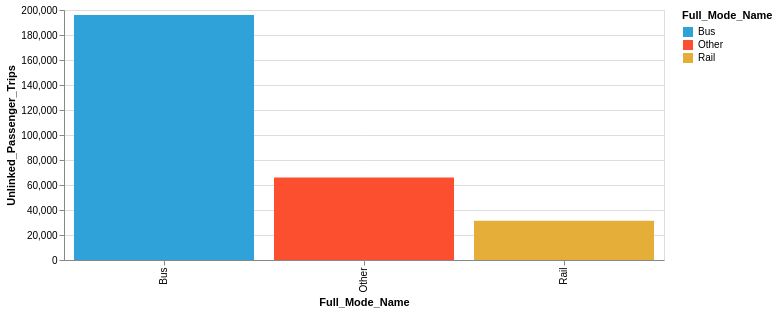

The notebook cell this image was saved under:
### Code cell
chart_three = bar_chart(second, 'Full_Mode_Name', 'Unlinked_Passenger_Trips')
chart_three

### Figure 1 — Vega-Lite specification as saved in the notebook (floating-point values rounded to 4 significant figures)
{"config": {"view": {"continuousWidth": 400, "continuousHeight": 300}}, "data": {"name": "data-434108caea09dd6174b5e2af58f37365"}, "mark": "bar", "encoding": {"color": {"type": "nominal", "field": "Full_Mode_Name", "scale": {"range": ["#30a2da", "#fc4f30", "#e5ae38", "#6d904f", "#8b8b8b", "#b96db8", "#ff9e27", "#56cc60", "#52d2ca", "#52689e", "#545454", "#9fe4f8"]}}, "tooltip": [{"type": "nominal", "field": "Full_Mode_Name"}, {"type": "quantitative", "field": "Unlinked_Passenger_Trips"}], "x": {"type": "nominal", "field": "Full_Mode_Name", "title": "Full_Mode_Name"}, "y": {"type": "quantitative", "field": "Unlinked_Passenger_Trips", "title": "Unlinked_Passenger_Trips"}}, "height": 250, "selection": {"selector003": {"type": "interval", "bind": "scales", "encodings": ["x", "y"]}}, "width": 600, "$schema": "https://vega.github.io/schema/vega-lite/v4.8.1.json", "datasets": {"data-434108caea09dd6174b5e2af58f37365": [{"Full_Mode_Name": "Bus", "Unlinked_Passenger_Trips": 196100.0, "Total_Operating_Expenses": 1672000.0}, {"Full_Mode_Name": "Other", "Unlinked_Passenger_Trips": 66000.0, "Total_Operating_Expenses": 513200.0}, {"Full_Mode_Name": "Rail", "Unlinked_Passenger_Trips": 31420.0, "Total_Operating_Expenses": 721900.0}]}}
